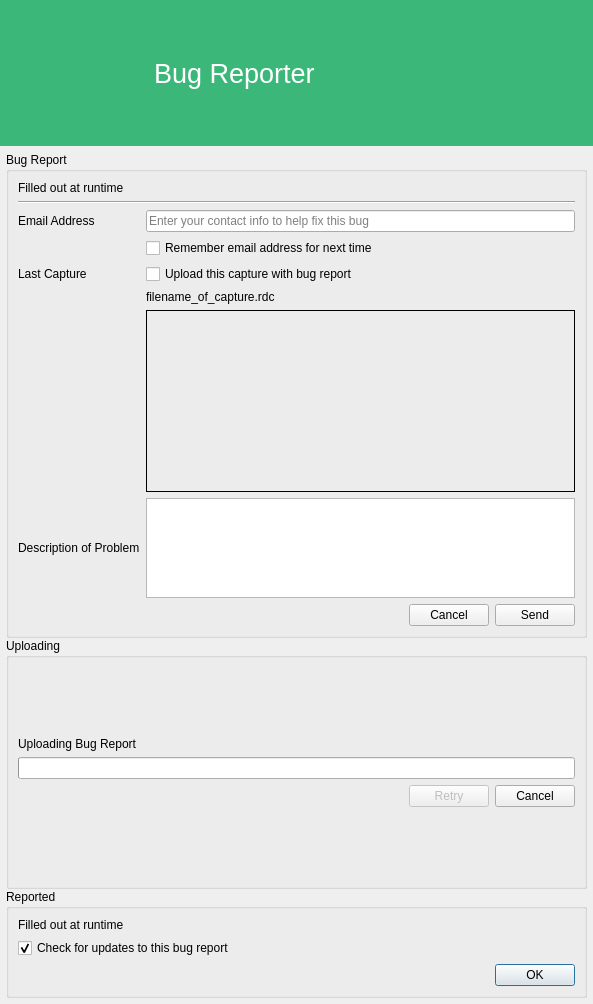
<?xml version="1.0" encoding="UTF-8"?>
<ui version="4.0">
 <class>CrashDialog</class>
 <widget class="QDialog" name="CrashDialog">
  <property name="windowModality">
   <enum>Qt::ApplicationModal</enum>
  </property>
  <property name="geometry">
   <rect>
    <x>0</x>
    <y>0</y>
    <width>593</width>
    <height>1004</height>
   </rect>
  </property>
  <property name="sizePolicy">
   <sizepolicy hsizetype="Fixed" vsizetype="Fixed">
    <horstretch>0</horstretch>
    <verstretch>0</verstretch>
   </sizepolicy>
  </property>
  <property name="windowTitle">
   <string>Bug Reporter</string>
  </property>
  <layout class="QVBoxLayout" name="verticalLayout_4">
   <property name="spacing">
    <number>0</number>
   </property>
   <property name="leftMargin">
    <number>0</number>
   </property>
   <property name="topMargin">
    <number>0</number>
   </property>
   <property name="rightMargin">
    <number>0</number>
   </property>
   <property name="bottomMargin">
    <number>0</number>
   </property>
   <item>
    <widget class="QFrame" name="frame">
     <property name="sizePolicy">
      <sizepolicy hsizetype="Preferred" vsizetype="Minimum">
       <horstretch>0</horstretch>
       <verstretch>0</verstretch>
      </sizepolicy>
     </property>
     <property name="palette">
      <palette>
       <active>
        <colorrole role="WindowText">
         <brush brushstyle="SolidPattern">
          <color alpha="255">
           <red>255</red>
           <green>255</green>
           <blue>255</blue>
          </color>
         </brush>
        </colorrole>
        <colorrole role="Base">
         <brush brushstyle="SolidPattern">
          <color alpha="255">
           <red>255</red>
           <green>255</green>
           <blue>255</blue>
          </color>
         </brush>
        </colorrole>
        <colorrole role="Window">
         <brush brushstyle="SolidPattern">
          <color alpha="255">
           <red>59</red>
           <green>183</green>
           <blue>121</blue>
          </color>
         </brush>
        </colorrole>
       </active>
       <inactive>
        <colorrole role="WindowText">
         <brush brushstyle="SolidPattern">
          <color alpha="255">
           <red>255</red>
           <green>255</green>
           <blue>255</blue>
          </color>
         </brush>
        </colorrole>
        <colorrole role="Base">
         <brush brushstyle="SolidPattern">
          <color alpha="255">
           <red>255</red>
           <green>255</green>
           <blue>255</blue>
          </color>
         </brush>
        </colorrole>
        <colorrole role="Window">
         <brush brushstyle="SolidPattern">
          <color alpha="255">
           <red>59</red>
           <green>183</green>
           <blue>121</blue>
          </color>
         </brush>
        </colorrole>
       </inactive>
       <disabled>
        <colorrole role="WindowText">
         <brush brushstyle="SolidPattern">
          <color alpha="255">
           <red>106</red>
           <green>104</green>
           <blue>100</blue>
          </color>
         </brush>
        </colorrole>
        <colorrole role="Base">
         <brush brushstyle="SolidPattern">
          <color alpha="255">
           <red>59</red>
           <green>183</green>
           <blue>121</blue>
          </color>
         </brush>
        </colorrole>
        <colorrole role="Window">
         <brush brushstyle="SolidPattern">
          <color alpha="255">
           <red>59</red>
           <green>183</green>
           <blue>121</blue>
          </color>
         </brush>
        </colorrole>
       </disabled>
      </palette>
     </property>
     <property name="autoFillBackground">
      <bool>true</bool>
     </property>
     <layout class="QHBoxLayout" name="horizontalLayout">
      <property name="leftMargin">
       <number>20</number>
      </property>
      <property name="rightMargin">
       <number>20</number>
      </property>
      <item>
       <widget class="RDLabel" name="rdocLogo">
        <property name="sizePolicy">
         <sizepolicy hsizetype="Fixed" vsizetype="Fixed">
          <horstretch>0</horstretch>
          <verstretch>0</verstretch>
         </sizepolicy>
        </property>
        <property name="minimumSize">
         <size>
          <width>128</width>
          <height>128</height>
         </size>
        </property>
        <property name="maximumSize">
         <size>
          <width>128</width>
          <height>128</height>
         </size>
        </property>
        <property name="text">
         <string/>
        </property>
        <property name="pixmap">
         <pixmap resource="../../Resources/resources.qrc">:/logo.svg</pixmap>
        </property>
        <property name="scaledContents">
         <bool>true</bool>
        </property>
       </widget>
      </item>
      <item>
       <widget class="QLabel" name="rdocName">
        <property name="sizePolicy">
         <sizepolicy hsizetype="Preferred" vsizetype="Minimum">
          <horstretch>0</horstretch>
          <verstretch>0</verstretch>
         </sizepolicy>
        </property>
        <property name="palette">
         <palette>
          <active/>
          <inactive/>
          <disabled/>
         </palette>
        </property>
        <property name="font">
         <font>
          <pointsize>20</pointsize>
         </font>
        </property>
        <property name="text">
         <string>Bug Reporter</string>
        </property>
       </widget>
      </item>
     </layout>
    </widget>
   </item>
   <item>
    <layout class="QVBoxLayout" name="verticalLayout_3">
     <property name="spacing">
      <number>0</number>
     </property>
     <property name="leftMargin">
      <number>6</number>
     </property>
     <property name="topMargin">
      <number>6</number>
     </property>
     <property name="rightMargin">
      <number>6</number>
     </property>
     <property name="bottomMargin">
      <number>6</number>
     </property>
     <item>
      <widget class="QGroupBox" name="reportGroup">
       <property name="title">
        <string>Bug Report</string>
       </property>
       <layout class="QGridLayout" name="gridLayout">
        <item row="0" column="0" colspan="2">
         <widget class="QLabel" name="reportText">
          <property name="text">
           <string notr="true">Filled out at runtime</string>
          </property>
          <property name="alignment">
           <set>Qt::AlignLeading|Qt::AlignLeft|Qt::AlignTop</set>
          </property>
          <property name="wordWrap">
           <bool>true</bool>
          </property>
          <property name="openExternalLinks">
           <bool>true</bool>
          </property>
         </widget>
        </item>
        <item row="1" column="0" colspan="2">
         <widget class="Line" name="line">
          <property name="orientation">
           <enum>Qt::Horizontal</enum>
          </property>
         </widget>
        </item>
        <item row="3" column="0">
         <widget class="QLabel" name="addressLabel">
          <property name="text">
           <string>Email Address</string>
          </property>
         </widget>
        </item>
        <item row="3" column="1">
         <widget class="QLineEdit" name="email">
          <property name="placeholderText">
           <string>Enter your contact info to help fix this bug</string>
          </property>
         </widget>
        </item>
        <item row="4" column="1">
         <widget class="QCheckBox" name="rememberEmail">
          <property name="text">
           <string>Remember email address for next time</string>
          </property>
         </widget>
        </item>
        <item row="5" column="0">
         <widget class="QLabel" name="captureLabel">
          <property name="text">
           <string>Last Capture</string>
          </property>
         </widget>
        </item>
        <item row="5" column="1">
         <widget class="QCheckBox" name="captureUpload">
          <property name="text">
           <string>Upload this capture with bug report</string>
          </property>
         </widget>
        </item>
        <item row="6" column="1">
         <widget class="QLabel" name="captureFilename">
          <property name="text">
           <string>filename_of_capture.rdc</string>
          </property>
         </widget>
        </item>
        <item row="7" column="1">
         <widget class="QFrame" name="capturePreviewFrame">
          <property name="frameShape">
           <enum>QFrame::Box</enum>
          </property>
          <layout class="QHBoxLayout" name="horizontalLayout_3">
           <property name="spacing">
            <number>0</number>
           </property>
           <property name="leftMargin">
            <number>0</number>
           </property>
           <property name="topMargin">
            <number>0</number>
           </property>
           <property name="rightMargin">
            <number>0</number>
           </property>
           <property name="bottomMargin">
            <number>0</number>
           </property>
           <item>
            <widget class="RDLabel" name="capturePreview">
             <property name="sizePolicy">
              <sizepolicy hsizetype="Fixed" vsizetype="Fixed">
               <horstretch>0</horstretch>
               <verstretch>0</verstretch>
              </sizepolicy>
             </property>
             <property name="minimumSize">
              <size>
               <width>320</width>
               <height>180</height>
              </size>
             </property>
             <property name="maximumSize">
              <size>
               <width>320</width>
               <height>180</height>
              </size>
             </property>
             <property name="scaledContents">
              <bool>true</bool>
             </property>
            </widget>
           </item>
          </layout>
         </widget>
        </item>
        <item row="8" column="0">
         <widget class="QLabel" name="descriptionLabel">
          <property name="text">
           <string>Description of Problem</string>
          </property>
          <property name="wordWrap">
           <bool>true</bool>
          </property>
         </widget>
        </item>
        <item row="8" column="1">
         <widget class="QTextEdit" name="description">
          <property name="sizePolicy">
           <sizepolicy hsizetype="Expanding" vsizetype="Fixed">
            <horstretch>0</horstretch>
            <verstretch>0</verstretch>
           </sizepolicy>
          </property>
          <property name="minimumSize">
           <size>
            <width>0</width>
            <height>100</height>
           </size>
          </property>
          <property name="maximumSize">
           <size>
            <width>16777215</width>
            <height>100</height>
           </size>
          </property>
         </widget>
        </item>
        <item row="9" column="1">
         <widget class="QFrame" name="frame_2">
          <layout class="QHBoxLayout" name="horizontalLayout_2">
           <property name="leftMargin">
            <number>0</number>
           </property>
           <property name="topMargin">
            <number>0</number>
           </property>
           <property name="rightMargin">
            <number>0</number>
           </property>
           <property name="bottomMargin">
            <number>0</number>
           </property>
           <item>
            <spacer name="horizontalSpacer_2">
             <property name="orientation">
              <enum>Qt::Horizontal</enum>
             </property>
             <property name="sizeHint" stdset="0">
              <size>
               <width>40</width>
               <height>20</height>
              </size>
             </property>
            </spacer>
           </item>
           <item>
            <widget class="QPushButton" name="cancel">
             <property name="text">
              <string>Cancel</string>
             </property>
            </widget>
           </item>
           <item>
            <widget class="QPushButton" name="send">
             <property name="text">
              <string>Send</string>
             </property>
            </widget>
           </item>
          </layout>
         </widget>
        </item>
       </layout>
      </widget>
     </item>
     <item>
      <widget class="QGroupBox" name="uploadingGroup">
       <property name="title">
        <string>Uploading</string>
       </property>
       <layout class="QVBoxLayout" name="verticalLayout">
        <item>
         <spacer name="verticalSpacer">
          <property name="orientation">
           <enum>Qt::Vertical</enum>
          </property>
          <property name="sizeHint" stdset="0">
           <size>
            <width>20</width>
            <height>40</height>
           </size>
          </property>
         </spacer>
        </item>
        <item>
         <widget class="QLabel" name="progressText">
          <property name="text">
           <string>Uploading Bug Report</string>
          </property>
          <property name="wordWrap">
           <bool>true</bool>
          </property>
         </widget>
        </item>
        <item>
         <widget class="QProgressBar" name="progressBar"/>
        </item>
        <item>
         <layout class="QHBoxLayout" name="uploadButtonLayout">
          <item>
           <spacer name="horizontalSpacer">
            <property name="orientation">
             <enum>Qt::Horizontal</enum>
            </property>
            <property name="sizeHint" stdset="0">
             <size>
              <width>40</width>
              <height>20</height>
             </size>
            </property>
           </spacer>
          </item>
          <item>
           <widget class="QPushButton" name="uploadRetry">
            <property name="enabled">
             <bool>false</bool>
            </property>
            <property name="text">
             <string>Retry</string>
            </property>
           </widget>
          </item>
          <item>
           <widget class="QPushButton" name="uploadCancel">
            <property name="text">
             <string>Cancel</string>
            </property>
           </widget>
          </item>
         </layout>
        </item>
        <item>
         <spacer name="verticalSpacer_2">
          <property name="orientation">
           <enum>Qt::Vertical</enum>
          </property>
          <property name="sizeHint" stdset="0">
           <size>
            <width>20</width>
            <height>40</height>
           </size>
          </property>
         </spacer>
        </item>
       </layout>
      </widget>
     </item>
     <item>
      <widget class="QGroupBox" name="reportedGroup">
       <property name="title">
        <string>Reported</string>
       </property>
       <layout class="QVBoxLayout" name="verticalLayout_2">
        <item>
         <widget class="QLabel" name="finishedText">
          <property name="text">
           <string notr="true">Filled out at runtime</string>
          </property>
          <property name="alignment">
           <set>Qt::AlignLeading|Qt::AlignLeft|Qt::AlignTop</set>
          </property>
          <property name="wordWrap">
           <bool>true</bool>
          </property>
          <property name="openExternalLinks">
           <bool>true</bool>
          </property>
         </widget>
        </item>
        <item>
         <widget class="QCheckBox" name="checkUpdates">
          <property name="text">
           <string>Check for updates to this bug report</string>
          </property>
          <property name="checked">
           <bool>true</bool>
          </property>
         </widget>
        </item>
        <item>
         <widget class="QDialogButtonBox" name="buttonBox">
          <property name="standardButtons">
           <set>QDialogButtonBox::Ok</set>
          </property>
         </widget>
        </item>
       </layout>
      </widget>
     </item>
    </layout>
   </item>
  </layout>
 </widget>
 <customwidgets>
  <customwidget>
   <class>RDLabel</class>
   <extends>QLabel</extends>
   <header>Widgets/Extended/RDLabel.h</header>
  </customwidget>
 </customwidgets>
 <resources>
  <include location="../../Resources/resources.qrc"/>
 </resources>
 <connections/>
</ui>
